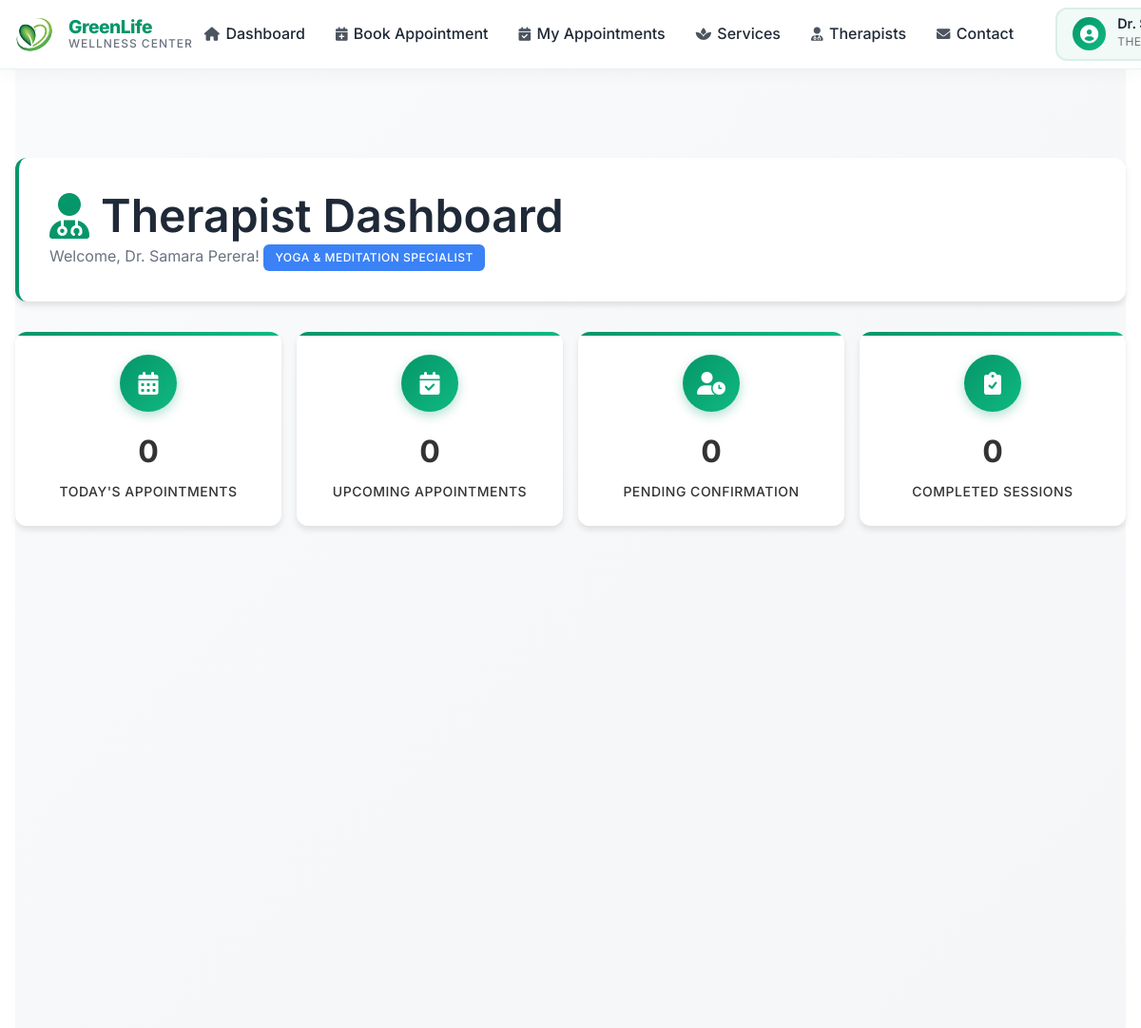
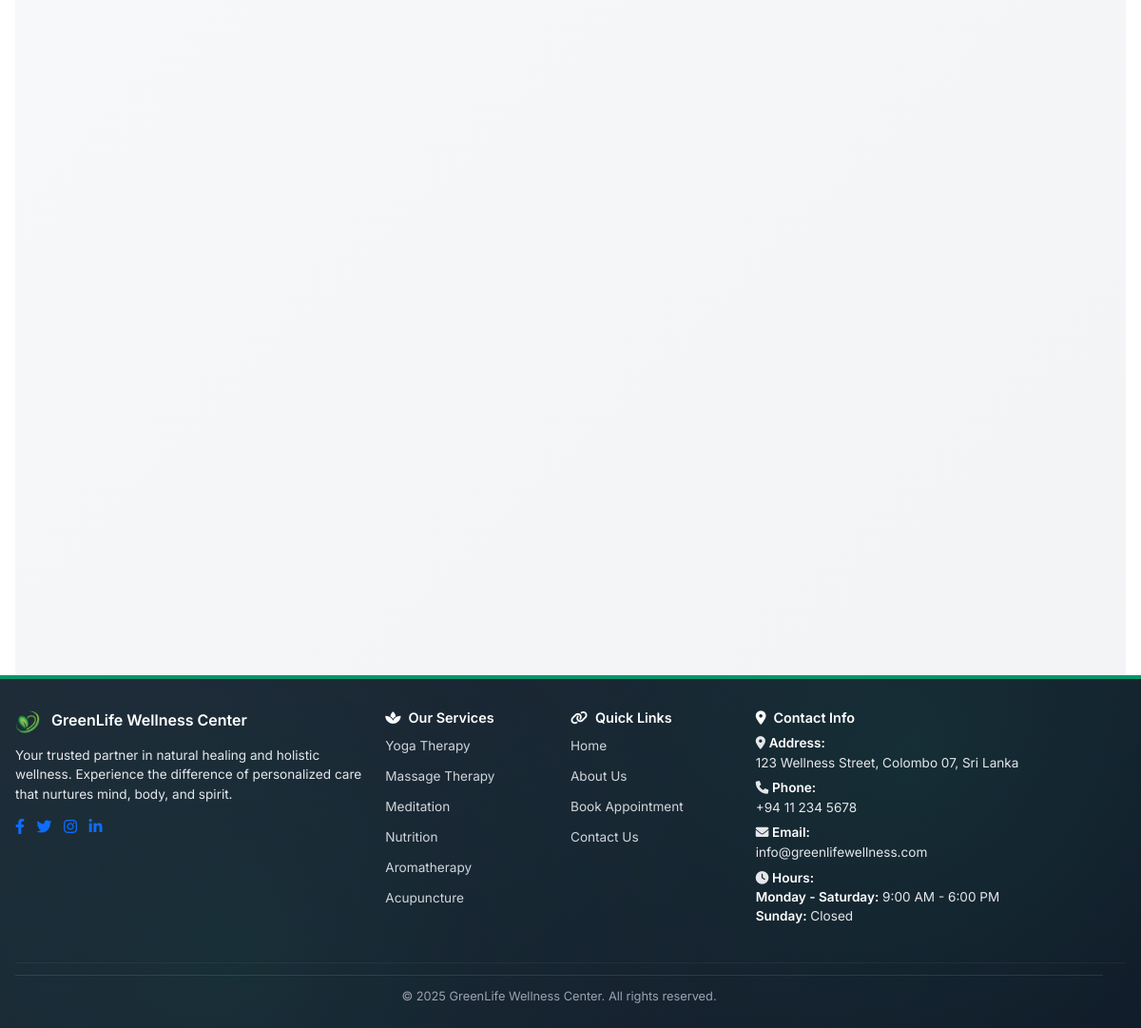
/therapist_dashboard.php (signed in), run on the app's committed database (2 pictures, top to bottom).
### tables this page shows
CREATE TABLE therapists (
    therapist_id INT PRIMARY KEY AUTO_INCREMENT,
    user_id INT,
    name VARCHAR(100) NOT NULL,
    specialization VARCHAR(100),
    experience_years INT DEFAULT 0,
    qualification TEXT,
    bio TEXT,
    status ENUM('active', 'inactive') DEFAULT 'active',
    created_at TIMESTAMP DEFAULT CURRENT_TIMESTAMP,
    updated_at TIMESTAMP DEFAULT CURRENT_TIMESTAMP ON UPDATE CURRENT_TIMESTAMP,
    FOREIGN KEY (user_id) REFERENCES users(user_id) ON DELETE SET NULL
);

### therapist_dashboard.php (the view, shortened to what this page needs)
<?php
$therapistId = getTherapistIdByUserId($_SESSION['user_id']);
try {
    $pdo = getDBConnection();
    $stmt = $pdo->prepare("SELECT * FROM therapists WHERE therapist_id = ?");
    $stmt->execute([$therapistId]);
    $therapistInfo = $stmt->fetch();
    $stmt = $pdo->prepare("SELECT COUNT(*) as total FROM appointments WHERE therapist_id = ? AND DATE(appointment_date) = CURDATE()");
    $stmt->execute([$therapistId]);
    $todayAppointments = $stmt->fetch()['total'];
    $stmt = $pdo->prepare("SELECT COUNT(*) as total FROM appointments WHERE therapist_id = ? AND status = 'pending'");
    $stmt->execute([$therapistId]);
    $pendingAppointments = $stmt->fetch()['total'];
    $stmt = $pdo->prepare("
        SELECT COUNT(*) as total
        FROM appointments
        WHERE therapist_id = ?
        AND status = 'completed'
        AND MONTH(appointment_date) = MONTH(CURDATE())
        AND YEAR(appointment_date) = YEAR(CURDATE())
    ");
    $stmt->execute([$therapistId]);
    $monthlyCompleted = $stmt->fetch()['total'];
    $stmt = $pdo->prepare("
        SELECT a.*, u.name as client_name, u.phone_number as client_phone, s.service_name
        FROM appointments a
        JOIN users u ON a.user_id = u.user_id
        JOIN services s ON a.service_id = s.service_id
        WHERE a.therapist_id = ?
        AND a.appointment_date BETWEEN CURDATE() + INTERVAL 1 DAY AND CURDATE() + INTERVAL 7 DAY
        ORDER BY a.appointment_date ASC, a.appointment_time ASC
        LIMIT 10
    ");
    $stmt->execute([$therapistId]);
    $upcomingAppointments = $stmt->fetchAll();
} catch (PDOException $e) {
    error_log("Therapist dashboard error: " . $e->getMessage());
    $therapistInfo = [
        'name' => $_SESSION['name'] ?? 'Therapist',
        'specialization' => 'General Practice',
        'experience_years' => 0,
        'bio' => '',
        'certification' => ''
    ];
    $totalAppointments = $todayAppointments = $pendingAppointments = $monthlyCompleted = 0;
    $todaySchedule = $upcomingAppointments = [];
}
require_once 'includes/header.php';
?>
<div class="container">
    <div class="dashboard">
        <div class="dashboard-header">
            <h1><i class="fas fa-user-md"></i> Therapist Dashboard</h1>
            <p>Welcome, <?php echo htmlspecialchars($therapistInfo['name'] ?? $_SESSION['name']); ?>!
               <?php if ($therapistInfo): ?>
                   <span class="badge badge-info"><?php echo htmlspecialchars($therapistInfo['specialization']); ?></span>
               <?php endif; ?>
            </p>
        </div>
        <div class="stats-grid">
            <div class="stat-card">
                <div class="icon">
                    <i class="fas fa-calendar-alt"></i>
                </div>
                <span class="number"><?php echo $todayAppointments; ?></span>
                <span class="label">Today's Appointments</span>
            </div>
            <div class="stat-card">
                <div class="icon">
                    <i class="fas fa-calendar-check"></i>
                </div>
                <span class="number"><?php echo count($upcomingAppointments);  ?></span>
                <span class="label">Upcoming Appointments</span>
            </div>
            <div class="stat-card">
                <div class="icon">
                    <i class="fas fa-user-clock"></i>
                </div>
                <span class="number"><?php echo $pendingAppointments; ?></span>
                <span class="label">Pending Confirmation</span>
            </div>
            <div class="stat-card">
                <div class="icon">
                    <i class="fas fa-clipboard-check"></i>
                </div>
                <span class="number"><?php echo $monthlyCompleted; ?></span>
                <span class="label">Completed Sessions</span>
            </div>
        </div>
        <div class="row">
            <div class="col-8">
            </div>
            <div class="col-4">
            </div>
        </div>
    </div>
</div>
<?php require_once 'includes/footer.php'; ?>

### data on the page
therapists: name "Dr. Samara Perera", specialization "YOGA & MEDITATION SPECIALIST"

### other printed values
$_SESSION['name'] "Dr.…"
$todayAppointments "0"
count($upcomingAppointments) "0"
$pendingAppointments "0"
$monthlyCompleted "0"
